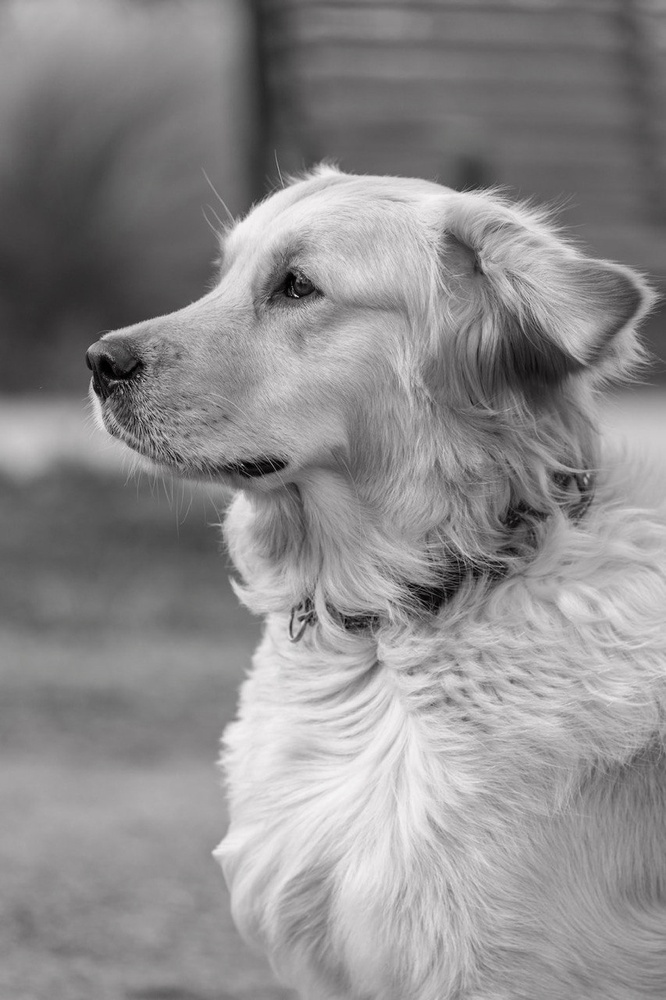
#> input picture goldendoggray.jpg, 666 x 1000 px, shrunk from 853 x 1280 before the run, found by its file name
$ python PILhistRGB.py
#> lines starting #> are read from the running program, lines starting #| are printed output that depends on the picture
# [15 lines of commented-out code are left out]

from PIL import Image
import cv2
import numpy as np
import matplotlib.pyplot as plt
img = cv2.imread('/Users/koleinif20/Desktop/CVprojects/goldendoggray.jpg')
#> img is the input picture: shape (1000, 666, 3); mean B, G, R 140.6, 139.7, 141.4
histg = cv2.calcHist([img], [1], None, [256], [0 , 256])
#> histg = 256 values, max 6903 at index 146, min 0 at index 247, mean 2601.6
plt.plot(histg)
plt.xlabel('Intensity')
plt.ylabel('Number of pixels')
plt.title('Probablity distribution for color image, blue channel')
plt.show()
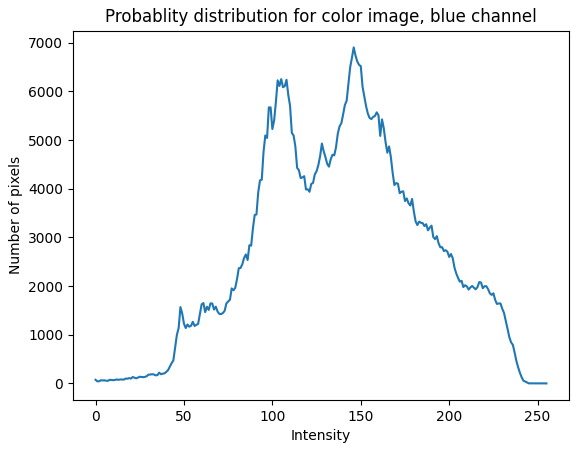
#> figure drawn by matplotlib, 1 panel; curve peaks at x = 146, y = 6903
# [34 lines of commented-out code are left out]
